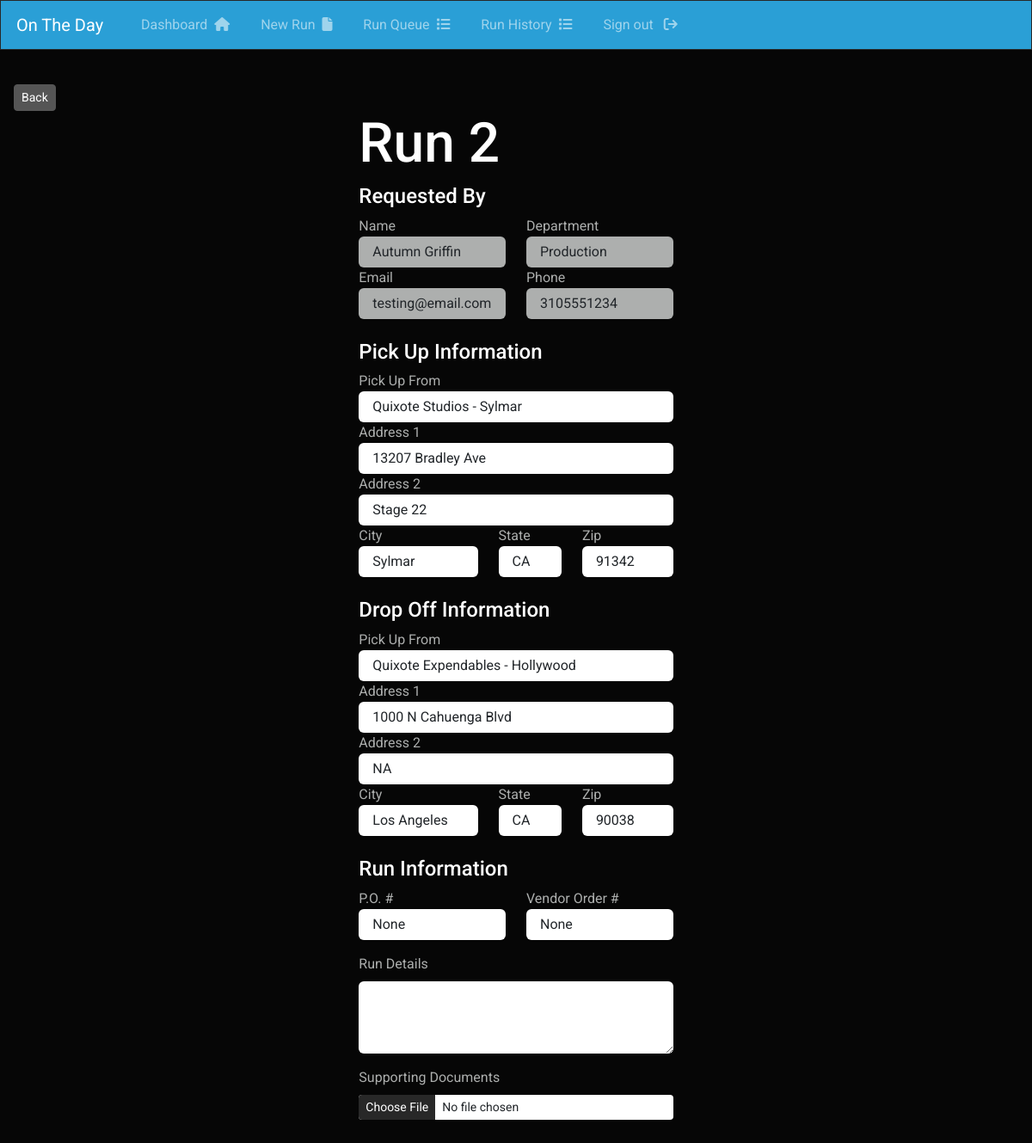
The app's page /run/2/ (signed in) with its own data.
### production/models.py (models this page shows, shortened)
class RunRequest(models.Model):
    production_title = models.CharField(max_length=150, null=True)
    create_date = models.DateField(auto_now_add=True)
    requester_name = models.CharField(max_length=100)
    requester_phone = models.CharField(max_length=15)
    requester_email = models.CharField(max_length=255)
    requester_department = models.CharField(max_length=100)
    run_date = models.DateField()
    pickup_name = models.CharField(max_length=100)
    pickup_phone = models.CharField(max_length=15)
    pickup_address_1 = models.CharField(max_length=100)
    pickup_address_2 = models.CharField(max_length=100, null=True)
    pickup_city = models.CharField(max_length=100)
    pickup_state = models.CharField(max_length=2)
    pickup_zip = models.CharField(max_length=10)
    dropoff_name = models.CharField(max_length=100)
    dropoff_phone = models.CharField(max_length=15)
    dropoff_address_1 = models.CharField(max_length=100)
    dropoff_address_2 = models.CharField(max_length=100, null=True)
    dropoff_city = models.CharField(max_length=100)
    dropoff_state = models.CharField(max_length=2)
    dropoff_zip = models.CharField(max_length=10)
    purchase_order = models.CharField(max_length=20, null=True)
    vendor_invoice  = models.CharField(max_length=20, null=True)
    run_status = models.CharField(max_length=20, null=True)
    truck_size = models.CharField(max_length=50, null=True)
    run_details = models.TextField(max_length=500)
    assigned_driver = models.CharField(max_length=100, null=True)

### app/views.py (the view)
# urls.py: path('run/<int:run_request_id>/', views.view_run, name='view_run'),
@login_required(login_url='login')
def view_run(request, run_request_id):
    run_request = get_object_or_404(RunRequest, id=run_request_id)
    return render(request, 'app/run.html', {'run_request': run_request})

### app/templates/app/run.html
{% extends 'app/layout.html' %}
{% block content %}
    <a href="{{ request.META.HTTP_REFERER }}" class="btn btn-sm btn-secondary">Back</a>
    <div class="container shadow-md col-12 col-md-6 col-lg-6 col-xl-4">
        <h1>Run {{ run_request.id }}</h1>
        <div class="row" >
            <h5>Requested By</h5>
            <div class="col-6">
                <label>Name</label>
                <input type="text" class="form-control" value="{{ run_request.requester_name }}" disabled>
            </div>
            <div class="col-6">
                <label>Department</label>
                <input type="text" class="form-control" value="{{ run_request.requester_department }}" disabled>
            </div>
            <div class="col-6">
                <label>Email</label>
                <input type="text" class="form-control" value="{{ run_request.requester_email }}" disabled>
            </div>
            <div class="col-6">
                <label>Phone</label>
                <input type="text" class="form-control" value="{{ run_request.requester_phone }}" disabled>
            </div>
        </div>
        <br>
        <div class="row">
            <h5>Pick Up Information</h5>
            <div class="col-12">
                <label>Pick Up From</label>
                <input type="text" class="form-control" value="{{ run_request.pickup_name }}">
            </div>
            <div class="col-12">
                <label>Address 1</label>
                <input type="text" class="form-control" value="{{ run_request.pickup_address_1 }}">
            </div>
            <div class="col-12">
                <label>Address 2</label>
                <input type="text" class="form-control" value="{{ run_request.pickup_address_2 }}">
            </div>
            <div class="col-5">
                <label>City</label>
                <input type="text" class="form-control" value="{{ run_request.pickup_city }}">
            </div>
            <div class="col-3">
                <label>State</label>
                <input type="text" class="form-control" value="{{ run_request.pickup_state }}">
            </div>
            <div class="col-4">
                <label>Zip</label>
                <input type="text" class="form-control" value="{{ run_request.pickup_zip }}">
            </div>
        </div>
        <br>
        <div class="row">
            <h5>Drop Off Information</h5>
            <div class="col-12">
                <label>Pick Up From</label>
                <input type="text" class="form-control" value="{{ run_request.dropoff_name }}">
            </div>
            <div class="col-12">
                <label>Address 1</label>
                <input type="text" class="form-control" value="{{ run_request.dropoff_address_1 }}">
            </div>
            <div class="col-12">
                <label>Address 2</label>
                <input type="text" class="form-control" value="{{ run_request.dropoff_address_2 }}">
            </div>
            <div class="col-5">
                <label>City</label>
                <input type="text" class="form-control" value="{{ run_request.dropoff_city }}">
            </div>
            <div class="col-3">
                <label>State</label>
                <input type="text" class="form-control" value="{{ run_request.dropoff_state }}">
            </div>
            <div class="col-4">
                <label>Zip</label>
                <input type="text" class="form-control" value="{{ run_request.dropoff_zip }}">
            </div>
        </div>
        <br>
        <div class="row">
            <h5>Run Information</h5>
            <div class="col-6 mb-3">
                <label>P.O. #</label>
                <input type="text" class="form-control" value="{{ run_request.purchase_order }}">
            </div>
            <div class="col-6 mb-3">
                <label>Vendor Order #</label>
                <input type="text" class="form-control" value="{{ run_request.vendor_invoice }}">
            </div>
            <div class="col-12 mb-3">
                <label for="exampleFormControlTextarea1" class="form-label">Run Details</label>
                <textarea class="form-control" id="exampleFormControlTextarea1" rows="3" value="{{ run_request.run_details }}"></textarea>
                </div>
        </div>
        <div class="col-12 mb-3">
            <label for="formFileSm" class="form-label">Supporting Documents</label>
            <input class="form-control form-control-sm" id="formFileSm" type="file">
        </div>
    </div>
{% endblock %}

### records on screen
RunRequest: id "2", requester_name "Autumn Griffin", requester_department "Production", requester_email "testing@email.com", requester_phone "3105551234", pickup_name "Quixote Studios - Sylmar", pickup_address_1 "13207 Bradley Ave", pickup_address_2 "Stage 22", pickup_city "Sylmar", pickup_state "CA", pickup_zip "91342", dropoff_name "Quixote Expendables - Hollywood", dropoff_address_1 "1000 N Cahuenga Blvd", dropoff_address_2 "NA", dropoff_city "Los Angeles", dropoff_state "CA", dropoff_zip "90038", purchase_order "None", vendor_invoice "None"
